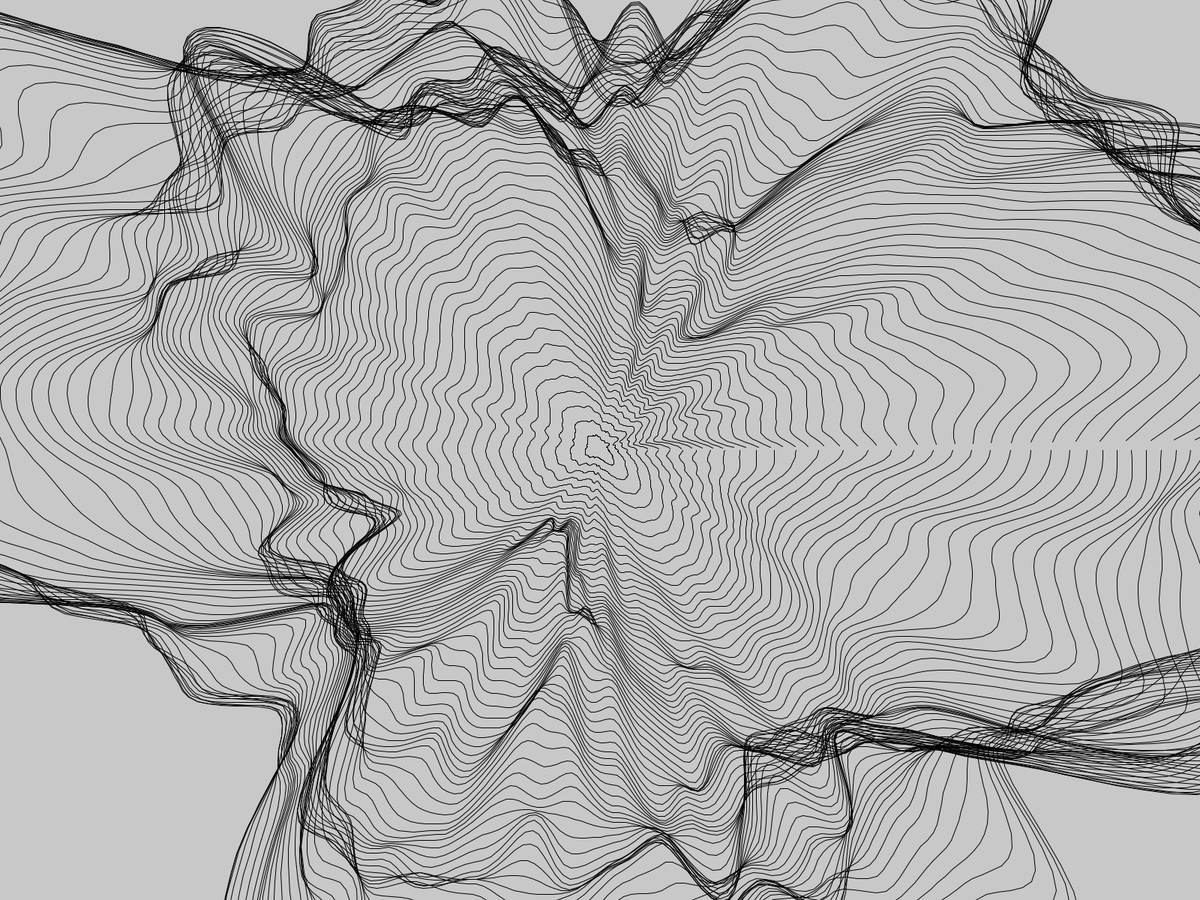
Frame 1 (no input)
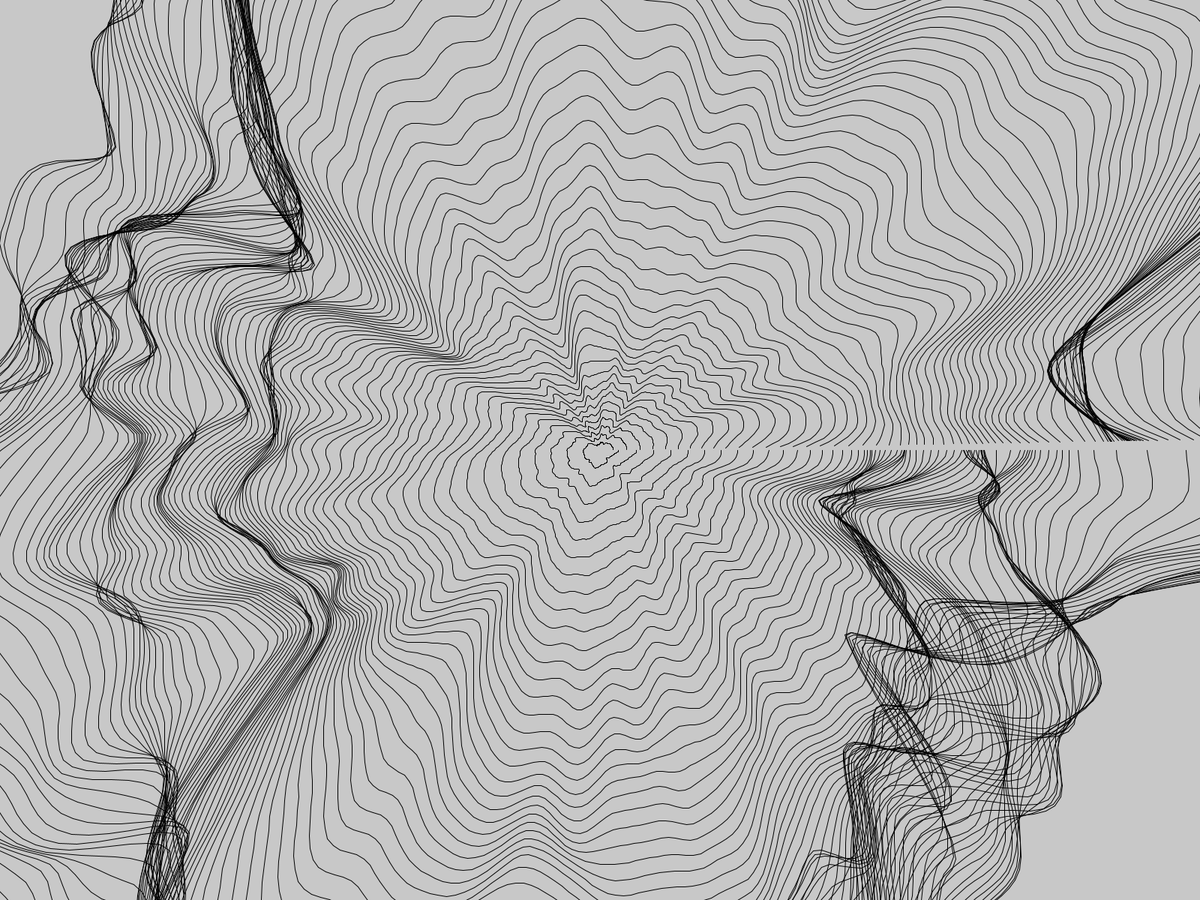
Frame 60 (the mouse pressed at the canvas centre just before this capture)
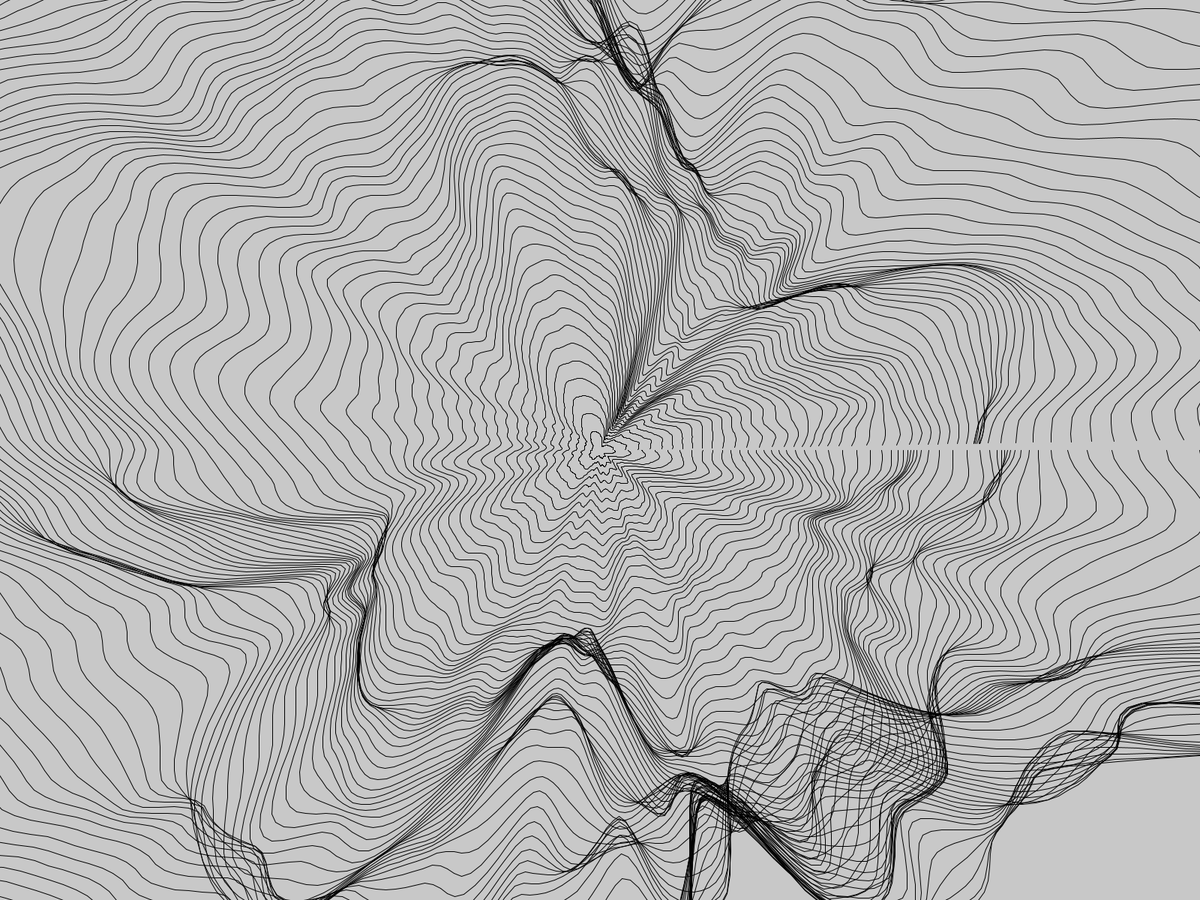
Frame 120 (the mouse held since frame 60 and released just before this capture)

The Processing sketch that drew these frames (run headless with seeded random() and noise(); from frame 60 on, the mouse is pressed at the canvas centre):

// Processing sketch: Wave
// ── Wave.pde
float baseX;
position oldpos = new position();
position olderpos = new position();
position oldestpos = new position();


void setup(){
  fullScreen();
}

void draw(){
  background(200);
  baseX+= 0.1;
  float yoff = baseX;
  for(int y=0; y<90; y++){
    float xoff=0;
    float radoff = cos(radians(y))*2000;
    oldpos.x = 0;
    oldpos.y = 0;
    for(int x=0; x<360; x++){
      fill(0);
      noStroke();
      float xpos = cos(radians(x))*map(noise(xoff, yoff), 0, 1, 0, radoff)+width/2;
      float ypos = sin(radians(x))*map(noise(xoff, yoff), 0, 1, 0, radoff)+height/2;
      //ellipse(xpos, ypos, 2, 2);
      stroke(0);
      strokeWeight(1);
      if(oldpos.x != 0 && oldpos.y != 0){
        line(xpos, ypos, oldpos.x, oldpos.y);
      }
      oldpos.x = xpos;
      oldpos.y = ypos;
      xoff+=0.02;
    }
    yoff+=0.02;
  }
}

class position{
  float x;
  float y;
}
